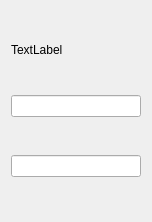
<?xml version="1.0" encoding="UTF-8"?>
<ui version="4.0">
 <class>ScorePanel</class>
 <widget class="QWidget" name="ScorePanel">
  <property name="geometry">
   <rect>
    <x>0</x>
    <y>0</y>
    <width>152</width>
    <height>222</height>
   </rect>
  </property>
  <property name="sizePolicy">
   <sizepolicy hsizetype="Fixed" vsizetype="Preferred">
    <horstretch>0</horstretch>
    <verstretch>0</verstretch>
   </sizepolicy>
  </property>
  <property name="windowTitle">
   <string>Form</string>
  </property>
  <layout class="QVBoxLayout" name="verticalLayout">
   <item>
    <widget class="QLabel" name="label">
     <property name="sizePolicy">
      <sizepolicy hsizetype="Preferred" vsizetype="Fixed">
       <horstretch>0</horstretch>
       <verstretch>0</verstretch>
      </sizepolicy>
     </property>
     <property name="maximumSize">
      <size>
       <width>16777215</width>
       <height>16777215</height>
      </size>
     </property>
     <property name="text">
      <string>TextLabel</string>
     </property>
     <property name="scaledContents">
      <bool>false</bool>
     </property>
     <property name="alignment">
      <set>Qt::AlignLeading|Qt::AlignLeft|Qt::AlignVCenter</set>
     </property>
     <property name="margin">
      <number>0</number>
     </property>
     <property name="indent">
      <number>-1</number>
     </property>
    </widget>
   </item>
   <item>
    <widget class="QLineEdit" name="lineEdit"/>
   </item>
   <item>
    <widget class="QLineEdit" name="lineEdit_2"/>
   </item>
  </layout>
 </widget>
 <resources/>
 <connections/>
</ui>
